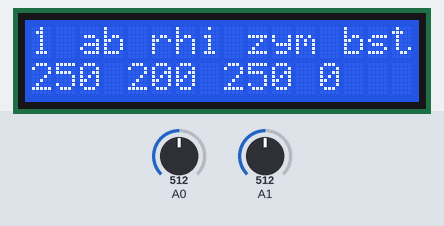
A sketch run on a simulated Arduino Uno, built with avr-gcc and run on an emulated ATmega328P. Parts: 16×2 character LCD. The inputs (shaded band) are chosen by the test bench; at power-on: A0 = 512, A1 = 512.

Above: at 1.2 s.
1.3 s: A0 set to 422
At 1.94 s:
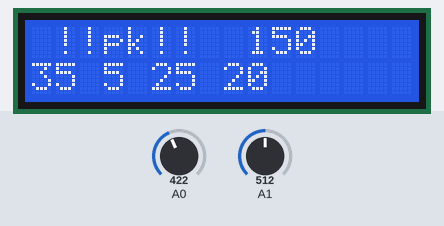
4.3 s: A0 set to 386
At 4.9 s:
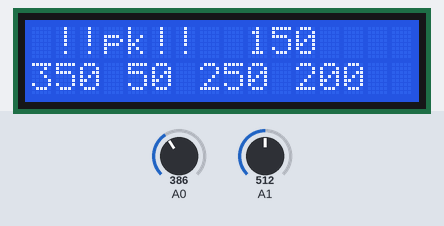
5.8 s: A0 set to 342
At 7.9 s:
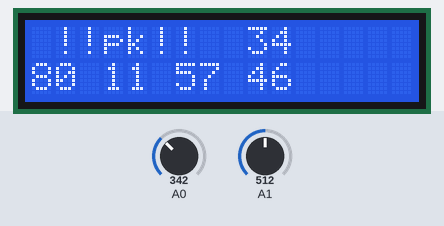
8.2 s: A1 set to 710
At 10.3 s:
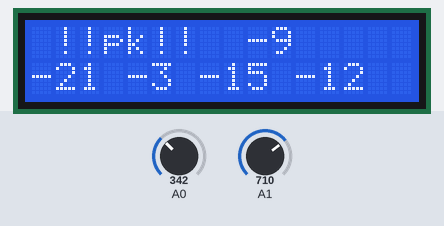
10.5 s: A1 set to 690
At 12.5 s:
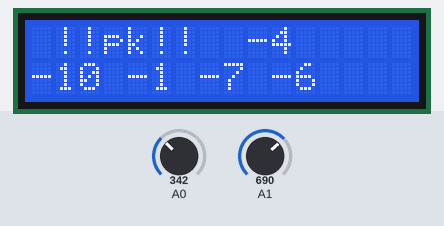
12.8 s: A1 set to 716
At 13.37 s:
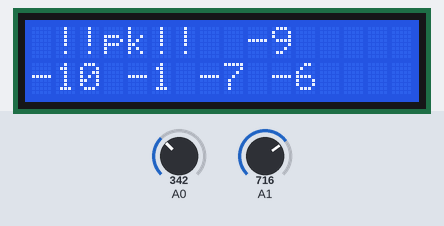
Timing chart, 0 to 15.8 s (numbered marks = the images above; inputs shaded):
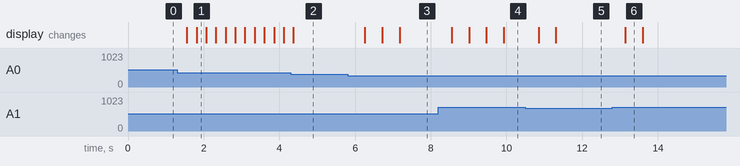

Measured:
- after the input at 1.3 s, the display: first changes after 0.25 s (image 1 shows a later state)
- after the input at 5.8 s, the display: first changes after 0.46 s (image 3 shows a later state)
- after the input at 8.2 s, the display: first changes after 0.35 s (image 4 shows a later state)
- after the input at 10.5 s, the display: first changes after 0.35 s (image 5 shows a later state)
- after the input at 12.8 s, the display: changes after 0.34 s (image 6)
- what the display in image 6 shows lasts 0.5 s, from 13.1 s to 13.6 s

The sketch:

fert.ino
```cpp
//Fert!!

#include <unistd.h>
#include <LiquidCrystal.h>
//LCD pin to Arduino
const int pin_RS = 8;
const int pin_EN = 9;
const int pin_d4 = 4;
const int pin_d5 = 5;
const int pin_d6 = 6;
const int pin_d7 = 7;
const int pin_BL = 10;
LiquidCrystal lcd( pin_RS,  pin_EN,  pin_d4,  pin_d5,  pin_d6,  pin_d7);

class Menu {
    public:
    int one;
    int two;
    int three;
    int four;
};

  int menuNum;
  long IR;
  float liter;
  bool sensorOn;
  int key; // 409 = left, 0023 = right, 972 = up, 254 = down, 639 = select

  int keyPress(){
    key = analogRead (0);
    if (key < 450 && key > 400){ // move left
      menuNum--;
      delay(250);
    }
    if (key < 50 && key >=0){ // move right
      menuNum++;
      delay(250);
    }
  }


void setup() {
  pinMode(A0, INPUT);
  menuNum = 0;
  int key; // 409 = left, 0023 = right, 972 = up, 254 = down, 6393 = select.
  key = analogRead (0);
  IR = 0;
  sensorOn = false;

  Menu Menu1;
    Menu1.one = 25;
    Menu1.two = 20;
    Menu1.three = 25;
    Menu1.four = 0;

 lcd.begin(16, 2);
 lcd.setCursor(0,0);
 lcd.print("a+b rhiz zym bst");
 lcd.setCursor(0,1);
 lcd.print(Menu1.one);
 lcd.print(" ");
 lcd.print(Menu1.two);
 lcd.print(" ");
 lcd.print(Menu1.three);
 lcd.print(" ");
 lcd.print(Menu1.four);
}


void loop() {

  int pk = 15;
  bool pause = false;

  if (key < 150 && key > 50){  //   Switches sensor readings to constantly update, or only update when 'down' is pressed
    if(sensorOn==false){
      sensorOn = true;
    }
    else{
      sensorOn = false;
    }
    delay(500);
  }

  if(sensorOn == true){
    for(int i = 0; i < 25; i++){ // Get average reading of IR
      IR = IR + analogRead(A1);
      delay(10);
    }
    IR = IR / 25;
  }

 //Convert IR value to liters
  float x = IR;
  int liters;

  if(IR < 276){
    liter = 0.304878 * x-46.6463;
  }
  if(IR > 276 && IR < 352){
    liter = 0.164474*x-7.89474;
  }
  if(IR > 352 && IR < 432){
    liter = 0.15625*x-5;
  }
  if(IR > 432){
    liter = 0.142045*x+1.13636;
  }
  if( IR == 0){
    liter = 0;
  }
  liters = 100 - liter;


  // Define objects
  // VALUES ARE FOR MY SPECIFIC FERTILISING SCHEDULE, MODIFY TO SUIT YOUR OWN NEEDS
  Menu Menu1;
  Menu1.one = 25;
  Menu1.two = 20;
  Menu1.three = 25;
  Menu1.four = 0;

  Menu Menu2;
  Menu2.one = 30;
  Menu2.two = 20;
  Menu2.three = 25;
  Menu2.four = 20;

  Menu Menu3;
  Menu3.one = 35;
  Menu3.two = 5;
  Menu3.three = 25;
  Menu3.four = 20;

  Menu Menu4;
  Menu4.one = 35;
  Menu4.two = 5;
  Menu4.three = 25;
  Menu4.four = 20;

  Menu Menu5;
  Menu5.one = 25;
  Menu5.two = 5;
  Menu5.three = 25;
  Menu5.four = 20;


  Menu array[5]{
    Menu1,
    Menu2,
    Menu3,
    Menu4,
    Menu5
  };
  Menu arraytwo[5]{
    Menu1,
    Menu2,
    Menu3,
    Menu4,
    Menu5
  };

  arraytwo[menuNum].one = arraytwo[menuNum].one * liters / 10;      //Calculate values, in Mls, of each fertiliser and additive
  arraytwo[menuNum].two = arraytwo[menuNum].two * liters / 10;
  arraytwo[menuNum].three = arraytwo[menuNum].three * liters / 10;
  arraytwo[menuNum].four = arraytwo[menuNum].four * liters / 10;    //Calculate values, in Mls, of each fertiliser and additive


  lcd.setCursor(0,0);
  if (menuNum != 3){
    lcd.print(menuNum + 1); //growth phase number
    lcd.print(" ab rhi zym bst");

  }
  else{
    lcd.print(" !!pk!!  ");
    lcd.print(pk * liters / 10);
    lcd.print("      ");
  }
  lcd.setCursor(0,1);

  keyPress();

  if (key < 700 && key > 600){ // Display IR sensor value and number of liters needed to fill on SELECT press
    lcd.print(IR);
    lcd.print(" ");
    lcd.print(liters);
    lcd.print("               ");
    delay(500);
  }
  if (key < 350 && key > 150){ // Pressing down key pauses screen
    while(pause == false){
      pause = true;
      delay(100);
    }
  }
  //unpause when down is pressed again
  //and define what happens while pause is true
  while(pause == true){
    key = analogRead(0);

    for(int i = 0; i < 25; i++){ // Get average reading of IR
      IR = IR + analogRead(A1);
      delay(10);
    }
    IR = IR / 25;

    delay(100);

    //if (key < 350 && key > 200){ //unpause
      pause = false;
    //}
  }


  //Loop menu if user attempts to go past either end of the menu.
  if (menuNum > 4){
    menuNum = 0;
  }
  if (menuNum < 0){
    menuNum = 4;
  }


  lcd.print(arraytwo[menuNum].one); //Display, in Mls, how much A+B to add
  lcd.print(" ");
  lcd.print(arraytwo[menuNum].two); //Display, in Mls, how much Rhiz to add
  lcd.print(" ");
  lcd.print(arraytwo[menuNum].three); //Display, in Mls, how much Zym to add
  lcd.print(" ");
  lcd.print(arraytwo[menuNum].four); //Display, in Mls, how much Bst to add
  lcd.print("          "); //Replaces previous values, after end of new print statement, with blank space
}
```
